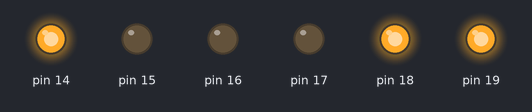
This sketch was run on a simulated Arduino Uno, built with avr-gcc and run on an emulated ATmega328P. Shown: output pins drawn as LEDs (lit = HIGH).

Above: at 0.2 s.
At 1.7 s:
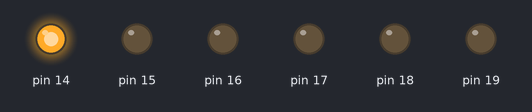
At 2.7 s:
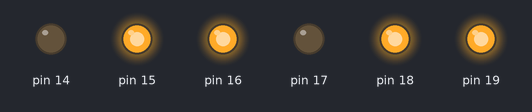
At 3.2 s:
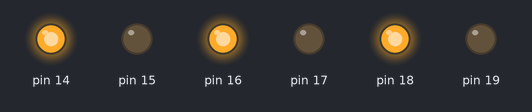
At 4.7 s:
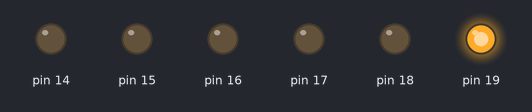
At 6.8 s:
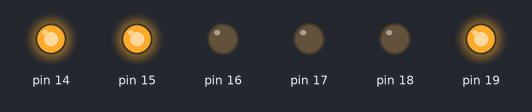
Timing chart, 0 to 7.9 s (numbered marks = the images above):
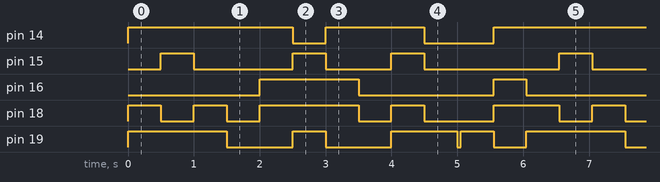

The sketch:

19.3.ino
```cpp
#include <avr/io.h>
#include <util/delay.h>
#include <avr/interrupt.h>

int num[] = {0xF6, 0x60, 0xD5, 0xF1, 0x63, 0xB3, 0xB7, 0xE0, 0xF7, 0xF3};

int main(void)
{
  DDRC = 0xFF;

  while(true)
  {
    PORTC = num[3];
    _delay_ms(500);
    PORTC = num[4];
    _delay_ms(500);
    PORTC = num[3];
    _delay_ms(500);
    PORTC = 0x01;
    _delay_ms(500);
    PORTC = num[2];
    _delay_ms(500);
    PORTC = num[0];
    _delay_ms(500);
    PORTC = num[2];
    _delay_ms(500);
    PORTC = 0x01;
    _delay_ms(500);
    PORTC = num[5];
    _delay_ms(500);
    PORTC = num[1];
    _delay_ms(500);
    PORTC = 0x00;
    _delay_ms(50);
    PORTC = num[1];
    _delay_ms(500);
    PORTC = num[2];
    _delay_ms(500);
  }
}
```

Measured:
- by itself, pin 14: repeats every 6.1 s: LOW 0.50 s, HIGH 1.5 s, LOW 1.1 s, HIGH 3.0 s
- by itself, pin 15: repeats every 6.1 s: LOW 1.5 s, HIGH 0.50 s, LOW 1.0 s, HIGH 0.50 s, LOW 2.1 s, HIGH 0.50 s
- by itself, pin 16: repeats every 6.1 s: LOW 2.0 s, HIGH 0.50 s, LOW 2.0 s, HIGH 1.5 s
- by itself, pin 18: repeats every 6.1 s: LOW 0.50 s, HIGH 0.50 s, LOW 0.50 s, HIGH 1.5 s, LOW 0.50 s, HIGH 0.50 s, LOW 1.1 s, HIGH 1.0 s
- by itself, pin 19: repeats every 6.1 s: LOW 1.0 s, HIGH 0.50 s, LOW 1.0 s, HIGH 1.0 s, LOW 0.05 s, HIGH 0.50 s, LOW 0.50 s, HIGH 1.5 s
